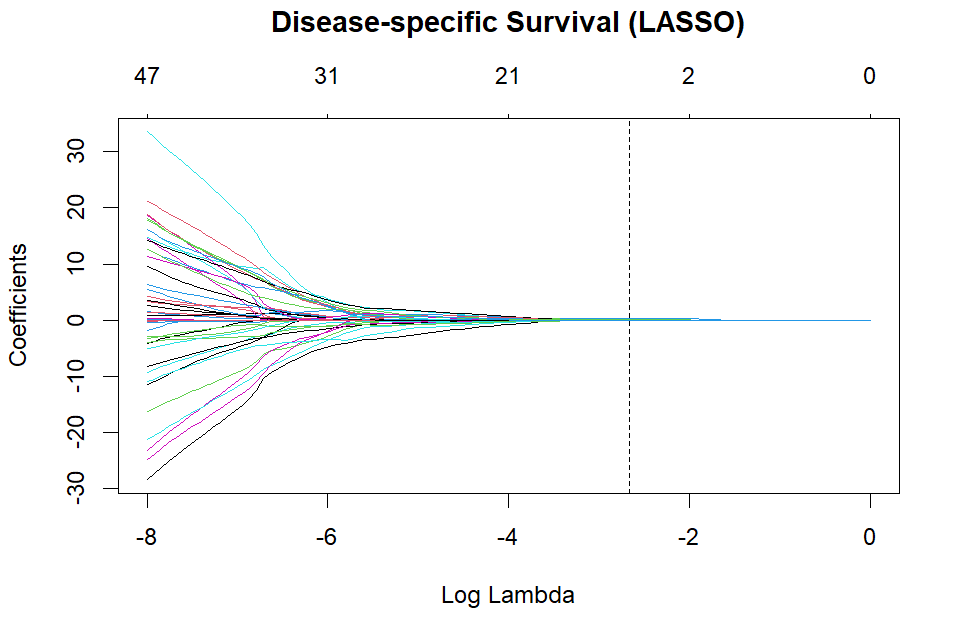

This figure's R source:
# Requires `results`
# See
# * https://github.com/nclJoshCowley/LarynxCancerSurv (d29e30, v0.2)
# * L179 - L192 of "inst/reports/Radiomics/Radiomics-larynx-full.Rmd"

library(LarynxCancerSurv)

png("glmnet-shrinkage-lasso-dss.png", width = 960, height = 640)
par(cex = 2)

results$lasso |>
  (function(.x) .x["dss"])() |>
  purrr::iwalk(function(.cvglmnet, .nm) {
    plot(.cvglmnet$glmnet.fit, xvar = "lambda")
    abline(v = log(.cvglmnet$lambda.min), lty = "dashed")
    title(main = name_to_label(.nm, "lasso"), line = 3)
  })

dev.off()
